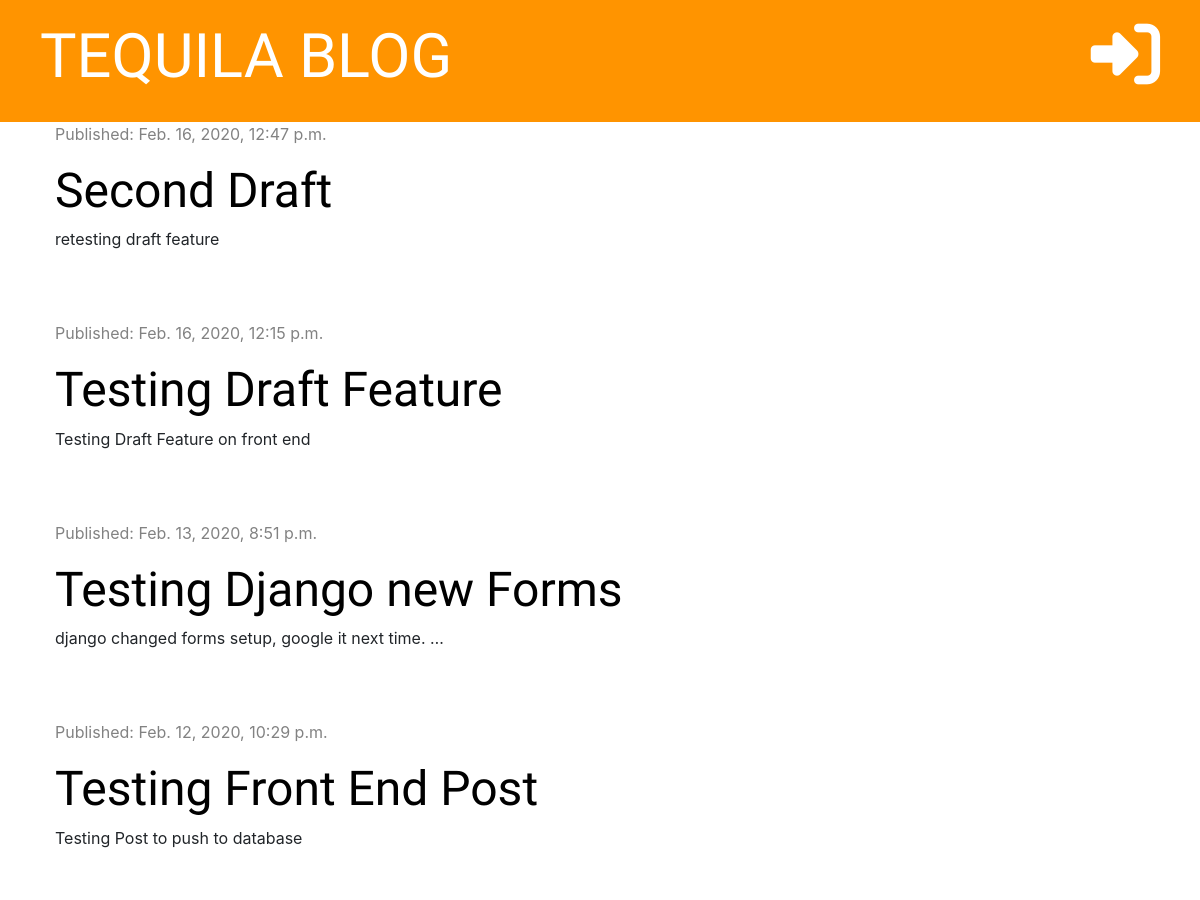
Before: / (upper part) with the older database file.
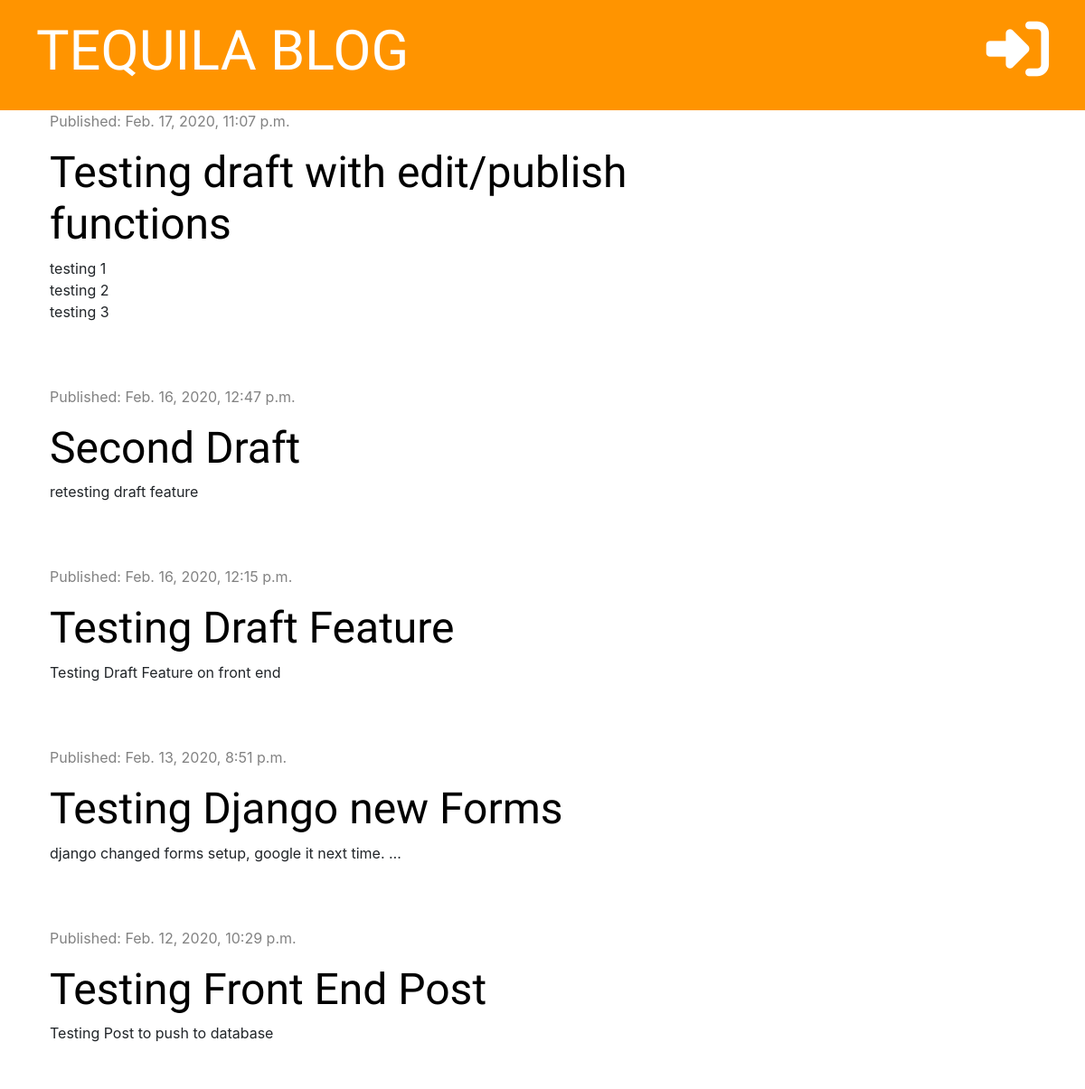
After: the same page with the newer database file.
### blog/models.py (models this page shows, shortened)
class Post(models.Model):
    author = models.ForeignKey('auth.User', on_delete=models.CASCADE)
    title = models.CharField(max_length=200)
    text = models.TextField()
    created_date = models.DateTimeField(default=timezone.now)
    published_date = models.DateTimeField(blank=True, null=True)

### blog/views.py (the view)
# urls.py: path('', views.post_list, name='post_list'),
def post_list(request):
    posts = Post.objects.filter(published_date__lte=timezone.now()).order_by('-published_date')
    stuff_for_frontend = {'posts':posts}
    return render(request, 'blog/post_list.html', stuff_for_frontend)

### blog/templates/blog/post_list.html (shortened to what this page needs)
{% extends 'blog/base.html' %}
{% block content %}
        {% for post in posts %}
                <div class="post">
                      <div class="date">
                            <p>Published: {{ post.published_date }}</p>
                      </div>
                      <h1><a href="{% url 'post_detail' pk=post.pk %}">{{ post.title }}</a></h1>
                      <p>{{ post.text|truncatechars:50|linebreaksbr }}</p>
                </div>
        {% endfor %}
{% endblock %}

Changed rows visible on the page:
now on this page (row edited): Post: published_date "Feb. 17, 2020, 11:07 p.m.", title "Testing draft with edit/publish functions", text "testing 1 testing 2 testing 3"
